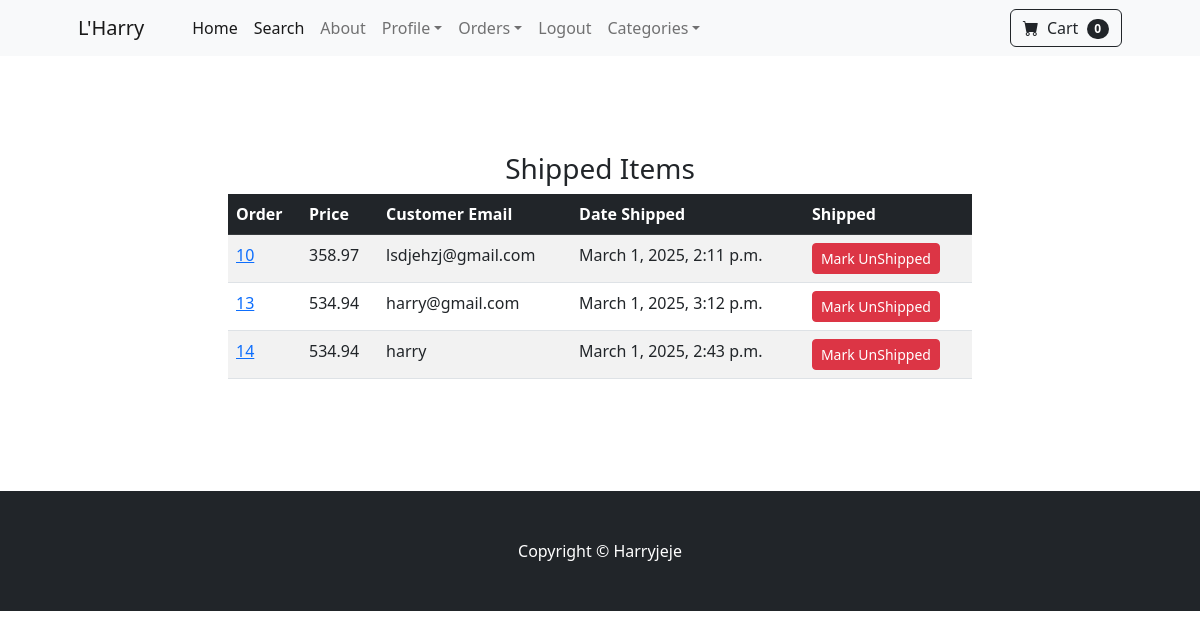
The page /payment/shipped_dash (signed in) on the database its author committed.
### payment/models.py (models this page shows, shortened)
class Order(models.Model):
	user = models.ForeignKey(User, on_delete=models.CASCADE, null = True, blank=True)
	full_name = models.CharField(max_length=250)
	email = models.EmailField(max_length=250)
	shipping_address = models.TextField(max_length=15000)
	amount_paid = models.DecimalField(max_digits=7, decimal_places=2)
	date_ordered = models.DateTimeField(auto_now_add=True)
	shipped = models.BooleanField(default=False)
	date_shipped = models.DateTimeField(blank= True, null=True)

### payment/views.py (the view, shortened to what this page needs)
# urls.py: path('shipped_dash', views.shipped_dash, name= "shipped_dash"),
def shipped_dash(request):
	if request.user.is_authenticated and request.user.is_superuser:
		orders = Order.objects.filter(shipped=True)
		return render(request, "shipped_dash.html",{"orders":orders})
	else:
		messages.success(request, 'Access Denied')
		return redirect('home')

### cart/cart.py (called while the page is built)
	def __len__(self):
		return len(self.cart)

### cart/context_processors.py (called while the page is built)
def cart(request):
	return{'cart': Cart(request)}

### payment/templates/shipped_dash.html (shortened to what this page needs)
{% extends 'base.html' %}
 {% block content %}
        <br><br>
        <div class="container">
        	<div class="row">
        		<center>
        			<div class="col-8">
        				<br><br>
                    <h3>Shipped Items</h3>
<table class="table table-striped table-hover bordered" >
  <thead class="table-dark">
    <tr>
      <th scope="col">Order</th>
      <th scope="col">Price</th>
      <th scope="col">Customer Email</th>
      <th scope="col">Date Shipped</th>
      <th scope="col">Shipped</th>
    </tr>
  </thead>
  <tbody>
    {% for item in  orders %}
    <tr>
      <td><a href="{% url 'orders' item.id %}">{{item.id}}</a></td>
      <td>{{item.amount_paid}}</td>
      <td>{{item.email}}</td>
      <td>{{item.date_shipped}}</td>
      <td>
      <form method = "POST">
            <button type="submit" class="btn btn-danger btn-sm">Mark UnShipped</button>
        </form>
      </td>
    </tr>
   {% endfor %}
</tbody>
</table>
                    <br><br> <br><br>
                    </div>
                </center>
            </div>
        </div>
 {% endblock %}

### rows shown on the page
Order: id "10", amount_paid "358.97", email "lsdjehzj@gmail.com", date_shipped "March 1, 2025, 2:11 p.m."
Order: id "13", amount_paid "534.94", email "harry@gmail.com", date_shipped "March 1, 2025, 3:12 p.m."
Order: id "14", amount_paid "534.94", email "harry", date_shipped "March 1, 2025, 2:43 p.m."

### other values the page prints
{{ cart|length }} "0"
